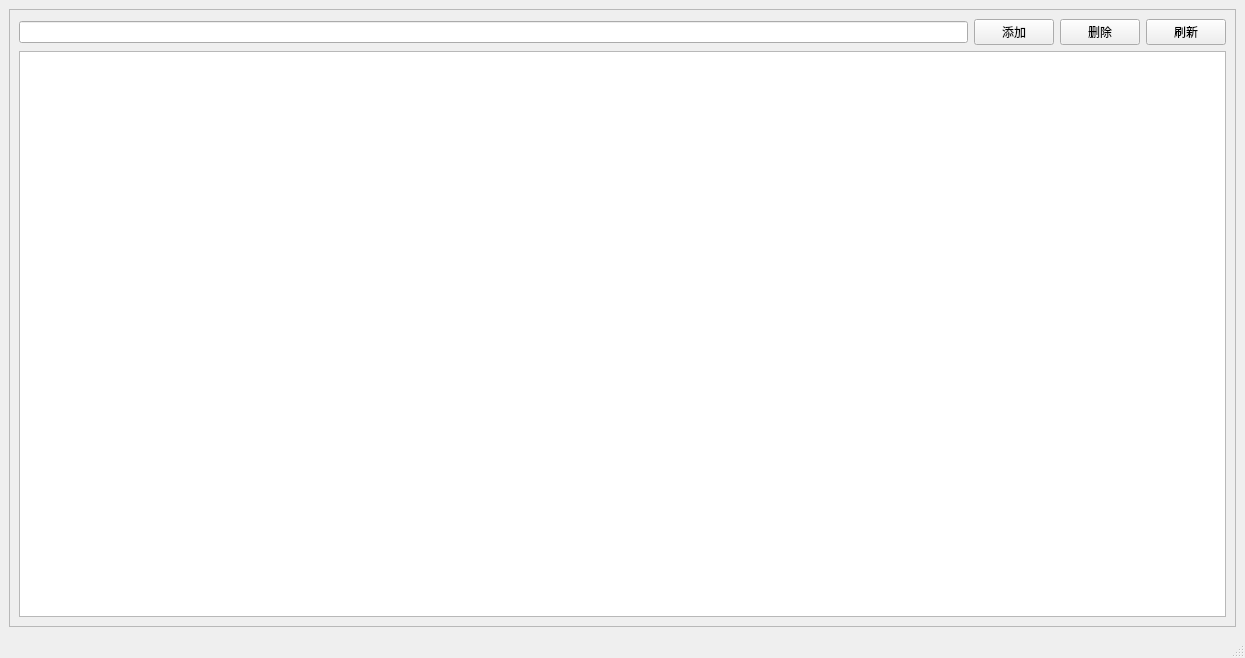
<?xml version="1.0" encoding="UTF-8"?>
<ui version="4.0">
 <class>MainWindow</class>
 <widget class="QMainWindow" name="MainWindow">
  <property name="geometry">
   <rect>
    <x>0</x>
    <y>0</y>
    <width>1245</width>
    <height>658</height>
   </rect>
  </property>
  <property name="windowTitle">
   <string>桌面文件管理</string>
  </property>
  <property name="windowIcon">
   <iconset resource="res/res.qrc">
    <normaloff>:/image/R-C.png</normaloff>:/image/R-C.png</iconset>
  </property>
  <widget class="QWidget" name="centralwidget">
   <layout class="QGridLayout" name="gridLayout">
    <item row="0" column="0">
     <widget class="QFrame" name="frame">
      <property name="frameShape">
       <enum>QFrame::StyledPanel</enum>
      </property>
      <property name="frameShadow">
       <enum>QFrame::Raised</enum>
      </property>
      <layout class="QGridLayout" name="gridLayout_2">
       <item row="0" column="3">
        <widget class="QPushButton" name="btnFresh">
         <property name="text">
          <string>刷新</string>
         </property>
        </widget>
       </item>
       <item row="1" column="0" colspan="4">
        <widget class="QTableView" name="tableView"/>
       </item>
       <item row="0" column="2">
        <widget class="QPushButton" name="btnDelete">
         <property name="text">
          <string>删除</string>
         </property>
        </widget>
       </item>
       <item row="0" column="1">
        <widget class="QPushButton" name="btnUpload">
         <property name="text">
          <string>添加</string>
         </property>
        </widget>
       </item>
       <item row="0" column="0">
        <widget class="QLineEdit" name="lineEdit"/>
       </item>
      </layout>
     </widget>
    </item>
   </layout>
  </widget>
  <widget class="QMenuBar" name="menubar">
   <property name="geometry">
    <rect>
     <x>0</x>
     <y>0</y>
     <width>1245</width>
     <height>21</height>
    </rect>
   </property>
  </widget>
  <widget class="QStatusBar" name="statusbar"/>
 </widget>
 <resources>
  <include location="res/res.qrc"/>
 </resources>
 <connections/>
</ui>
